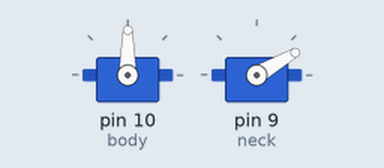
This sketch was run on a simulated Arduino Uno, built with avr-gcc and run on an emulated ATmega328P. Parts: 2 × servo.

Above: at 0.05 s.
Timing chart, 0 to 3.0 s (numbered marks = the images above):
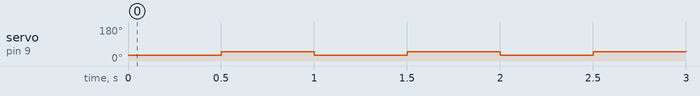

The sketch:

setup.ino
```cpp
#include <Servo.h>

Servo body;
int body_forward=90;
int body_amount=20;

Servo neck;
int neck_forward=30;
int neck_amount=20;

void setup()
{
  body.attach(10);
  neck.attach(9);
}

void loop()
{
  face_forward();
  nod_yes();
}

void face_forward()
{
  body.write(body_forward+0);
  neck.write(neck_forward+0);
  delay(500);
}

void nod_yes()
{
    body.write(body_forward+0);
    neck.write(neck_forward+neck_amount);
    delay(500);
}
```

Measured:
- by itself, servo on pin 9 (neck): alternates 50° for 0.50 s and 30° for 0.50 s
